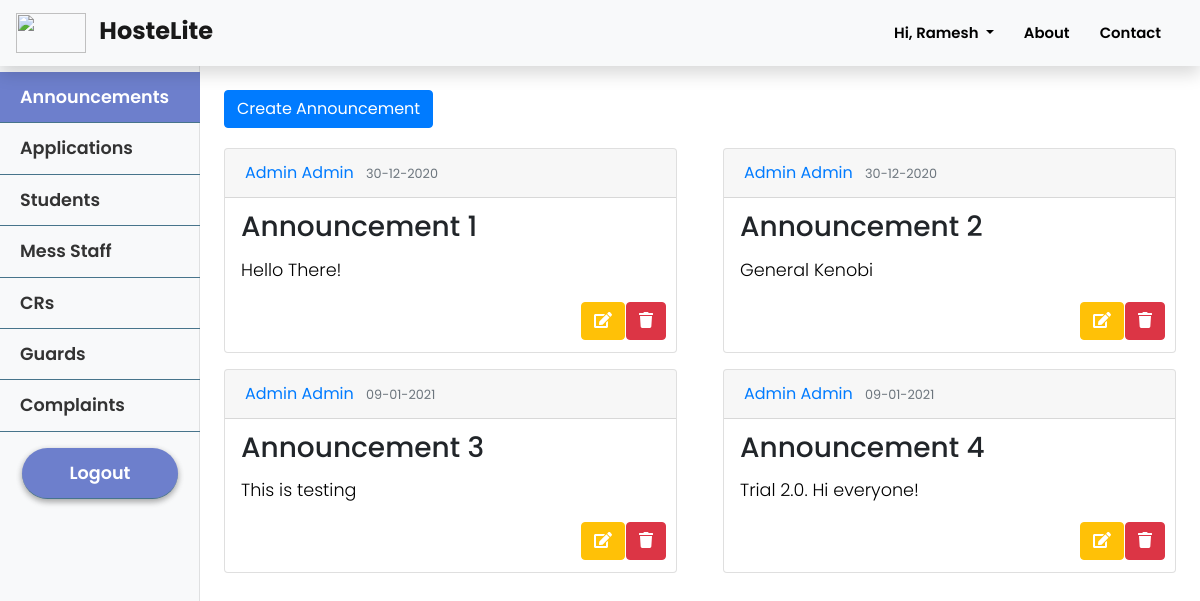
Page /admin/announcements (signed in) on the committed database.
### hostelmanagement/models.py (models this page shows, shortened)
class User(db.Model, UserMixin):
    id = db.Column(db.Integer, primary_key=True)
    college_id = db.Column(db.String(9), unique=True, nullable=False)
    firstname = db.Column(db.String(20), nullable=False)
    lastname = db.Column(db.String(20), nullable=False)
    email = db.Column(db.String(120), unique=True, nullable=False)
    password = db.Column(db.String(60), nullable=False)
    phone = db.Column(db.String(10), unique=True, nullable=False)
    address = db.Column(db.Text, nullable=False)
    course = db.Column(db.String(20),nullable=True)
    department = db.Column(db.String(20), nullable=True)
    user_type = db.Column(db.Integer, nullable = False, default=1)
    room_no = db.Column(db.Integer, nullable = True)
    announcements = db.relationship('Announcement', backref='author', lazy=True)
    complaints = db.relationship('Complaint', backref='author', lazy=True)
    mess_menu = db.relationship('MessMenu', backref='author', lazy=True)
    courier = db.relationship('Courier', backref='user', lazy=True)
    exitentry = db.relationship('ExitEntry', backref='user', lazy=True)
    visitor = db.relationship('Visitor', backref='user', lazy=True)

class Announcement(db.Model):
    id = db.Column(db.Integer, primary_key=True)
    title = db.Column(db.String(100), nullable=False)
    date_posted = db.Column(db.DateTime, nullable=False, default=datetime.utcnow)
    content = db.Column(db.Text, nullable=False)
    user_id = db.Column(db.Integer, db.ForeignKey('user.id'), nullable=False)

### hostelmanagement/routes.py (the view)
@app.route("/admin/announcements")
@login_required
def announcement_list():
    announcements = Announcement.query.all()
    return render_template('admin/announcement_list.html', title = 'Announcements', announcements = announcements)

### hostelmanagement/models.py (called while the page is built)
@login_manager.user_loader
def load_user(user_id):
    return User.query.get(int(user_id))

### hostelmanagement/templates/admin/announcement_list.html
{% extends 'admin/admin_layout.html' %}
{% block admin_announcements %}active{% endblock %}
{% block admin_content %}
    <div class="oneGrid">
        <a class="btn btn-primary create-btn" type="submit" href="{{ url_for('announcement_create') }}">Create Announcement</a>
    </div>
    <div class="card-deck grid">
        {% for announcement in announcements %}
            <div class="card">
                <div class="card-header">
                    <div class="article-metadata">
                        <a class="mr-2" href="#">{{announcement.author.firstname}} {{announcement.author.lastname}}</a>
                        <small class="text-muted">{{announcement.date_posted.strftime('%d-%m-%Y')}}</small>
                    </div>
                </div>
                <div class="card-body">
                    <h3 class="card-title">{{ announcement.title }}</h3>
                    <p style="color: black;">{{announcement.content}}</p>
                    <div class="row">
                        <div class="col-md-2 offset-9">
                            <a href="{{ url_for('announcement_update', announcement_id=announcement.id) }}" class="btn btn-warning">
                                <i class="fas fa-edit text-white"></i>
                            </a>
                        </div>
                        <div class="col-md-2" style="margin-left: -30px; margin-right: -30px;">
                            <form action="{{ url_for('announcement_delete', announcement_id=announcement.id) }}" method="POST">
                                <button class="btn btn-danger" type="submit"><i class="fas fa-trash"></i></button>
                            </form>
                        </div>
                    </div>
                </div>
            </div>
        {% endfor %}
    </div>
{% endblock admin_content %}

### hostelmanagement/templates/layout.html (shortened to what this page needs)
<!DOCTYPE html>
<html>
<head>
    <link rel="stylesheet" href="https://cdn.jsdelivr.net/npm/bootstrap@4.5.3/dist/css/bootstrap.min.css">
    <link rel='stylesheet' href="{{ url_for('static', filename='style.css') }}">
    <link rel="stylesheet" href="https://use.fontawesome.com/releases/v5.8.1/css/all.css"
 />
</head>
<body>
    <section id="landingPage">
        <nav class="navbar sticky-top shadow navbar-expand-lg navbar-light bg-light">
            <a class="navbar-brand col-md-3 col-lg-2 mr-0 pl-0 pr-0" href="{{url_for('index')}}">
                <img src="https://cdn.logo.com/hotlink-ok/logo-social.png" width="70" height="40" class="d-inline-block align-top" alt="" loading="lazy">
                <strong class="pl-2 mt-2" style="font-size:1.2em;">HosteLite</strong>
            </a>
            <ul class='navbar-nav ml-auto mr-2'>
                {% if not current_user.is_authenticated %}
                    <li class="nav-item">
                        <a class="nav-link" href="{{ url_for('about') }}">About</a>
                    </li>
                    <li class="nav-item">
                        <a class="nav-link" href="{{ url_for('contact') }}">Contact</a>
                    </li>
                    <li class="nav-item">
                        <a class="nav-link" href="{{ url_for('login') }}">Log In</a>
                    </li>
                    <li class="nav-item">
                        <a class="nav-link toButton pl-15 pr-15" style="color: white; font-weight: 600" href="{{ url_for('application') }}">Apply Now</a>
                    </li>
                {% else %}
                    <li class="nav-item dropdown">
                        <a class="nav-link dropdown-toggle" href="#" id="navbarDropdown" role="button" data-toggle="dropdown" aria-haspopup="true" aria-expanded="false">
                            Hi, {{ current_user.firstname }}
                        </a>
                    </li>
                    <li class="nav-item">
                        <a class="nav-link" href="{{ url_for('about') }}">About</a>
                    </li>
                    <li class="nav-item">
                        <a class="nav-link" href="{{ url_for('contact') }}">Contact</a>
                    </li>
                {% endif %}
            </ul>
        </nav>
    </section>
    {% block content %}
    {% endblock %}
</body>
</html>

### hostelmanagement/static/style.css (style rules this page uses)
* { margin: 0; padding: 0; font-family: "Poppins", sans-serif; font-size: 16px; box-sizing: border-box; }
body { padding-top: 70px; overflow-x:hidden; scroll-behavior: smooth; }
#landingPage nav { position: fixed; width: 100%; opacity: 1; background-color: rgba(255, 255, 255); }
#landingPage nav ul a { font-size: 0.93em; font-weight: 600; text-decoration: none; padding: 10px 15px; text-align: center; color: #000; }
p { font-family: 'Poppins', sans-serif; font-size: 1.1em; font-weight: 300; line-height: 1.7em; color: #999; }
.grid { display: grid; grid-template-columns: repeat(2, 1fr); gap: 16px; margin-top: 20px; }
.oneGrid { display: grid; grid-template-columns: repeat(1, 1fr); gap: 16px; margin-top: 20px; }
.card-body { padding: 0.75rem; padding-left: 1rem; }
.create-btn { margin-right: auto; }

### rows in the picture
User: firstname "Ramesh"
Announcement: author.firstname "Admin", author.lastname "Admin", date_posted "30-12-2020", title "Announcement 1", content "Hello There!"
Announcement: author.firstname "Admin", author.lastname "Admin", date_posted "30-12-2020", title "Announcement 2", content "General Kenobi"
Announcement: author.firstname "Admin", author.lastname "Admin", date_posted "09-01-2021", title "Announcement 3", content "This is testing"
Announcement: author.firstname "Admin", author.lastname "Admin", date_posted "09-01-2021", title "Announcement 4", content "Trial 2.0. Hi everyone!"
